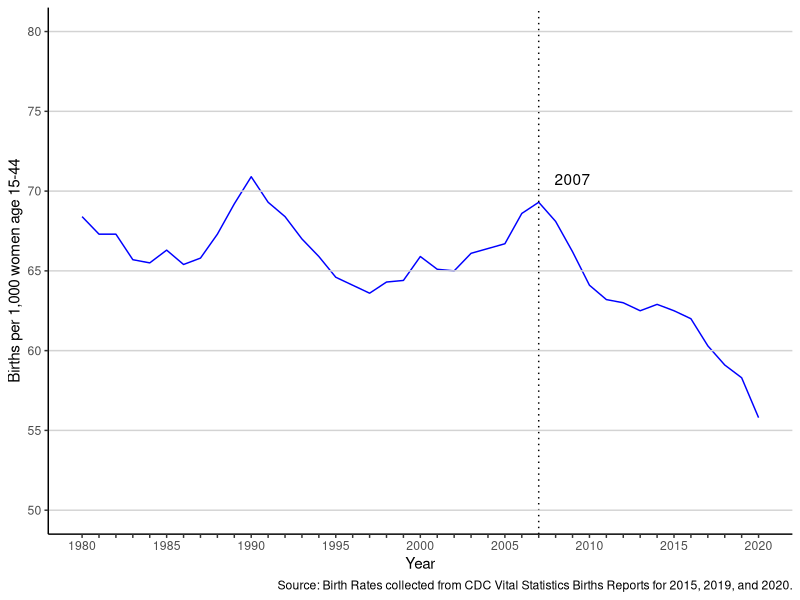
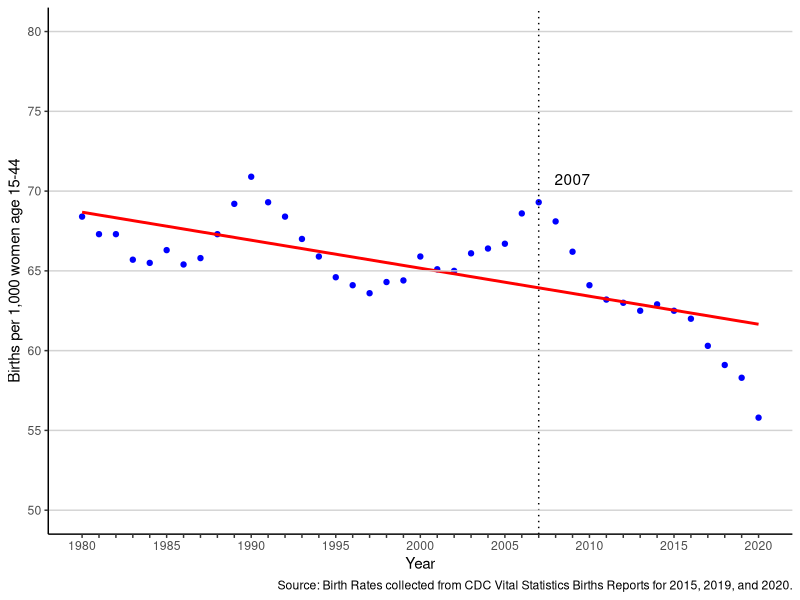
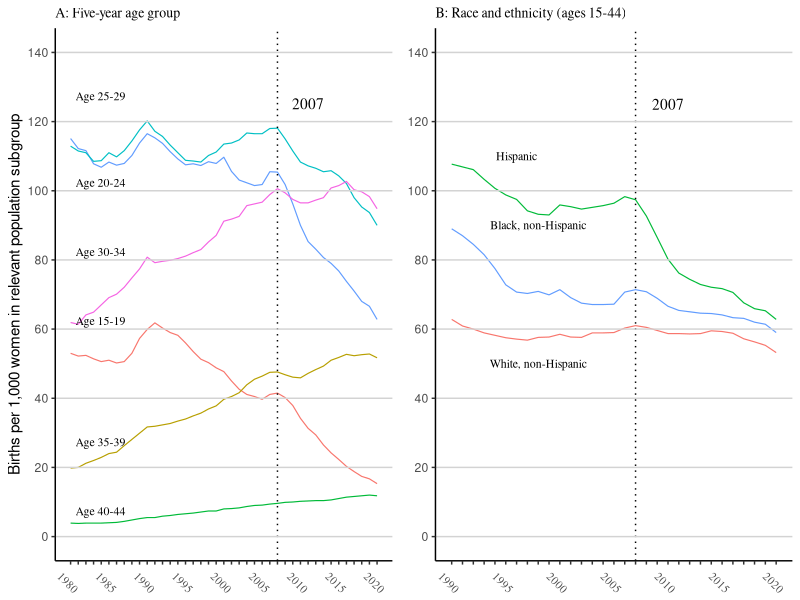
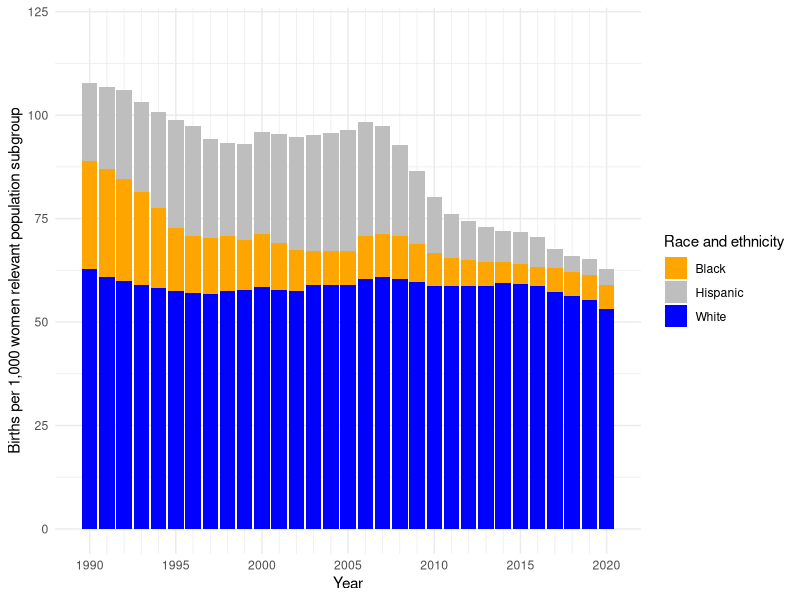

Source code (R) for these figures, in order:
## ---- chunk 1
#| include: false
#| warning: false
#| message: false

library(tidyverse)
library(palmerpenguins)
## ---- chunk 2
#| echo: false
#| eval: true
#| warning: false
#| message: false
#| label: fig-bratetrend-graph
#| fig-cap: "Trend in US Birth Rates"


# Load necessary libraries
library(ggplot2)

# Set seed for reproducibility
set.seed(123)

# Read the data from CSV file
data <- read.csv(file = here::here("outputs/data/fig_1.csv"))

# Plotting the data
ggplot(data, aes(x = year, y = brate_all)) +
  geom_line(color = "blue") +
  geom_vline(xintercept = 2007, linetype = "dotted") +
  annotate("text", x = 2009, y = 70, label = "2007", vjust = -0.5, hjust = 0.5, color = "black") +
  geom_hline(yintercept = seq(50, 80, by = 5), color = "lightgrey") +
  scale_y_continuous(limits = c(50, 80), breaks = seq(50, 80, by = 5)) +
  scale_x_continuous(limits = c(1980, 2020), breaks = seq(1980, 2020, by = 1), labels = function(x) ifelse(x %% 5 == 0, x, "")) +
  labs(x = "Year", y = "Births per 1,000 women age 15-44",
       caption = "Source: Birth Rates collected from CDC Vital Statistics Births Reports for 2015, 2019, and 2020.") +
  theme_classic()
## ---- chunk 3
# Load necessary libraries
library(ggplot2)

# Set seed for reproducibility
set.seed(123)

# Read the data from CSV file
data <- read.csv(file = here::here("outputs/data/fig_1.csv"))

# Plotting the data with scatter plot and trend line
ggplot(data, aes(x = year, y = brate_all)) +
  geom_point(color = "blue") +
  geom_smooth(method = "lm", se = FALSE, color = "red") +
  geom_vline(xintercept = 2007, linetype = "dotted") +
  annotate("text", x = 2009, y = 70, label = "2007", vjust = -0.5, hjust = 0.5, color = "black") +
  geom_hline(yintercept = seq(50, 80, by = 5), color = "lightgrey") +
  scale_y_continuous(limits = c(50, 80), breaks = seq(50, 80, by = 5)) +
  scale_x_continuous(limits = c(1980, 2020), breaks = seq(1980, 2020, by = 1), labels = function(x) ifelse(x %% 5 == 0, x, "")) +
  labs(x = "Year", y = "Births per 1,000 women age 15-44",
       caption = "Source: Birth Rates collected from CDC Vital Statistics Births Reports for 2015, 2019, and 2020.") +
  theme_classic()

## ---- chunk 4
#| echo: false
#| eval: true
#| warning: false
#| message: false
#| label: fig-bratepop-graph
#| fig-cap: "Trends in Birth Rates by Population Subgroup"

# Load necessary libraries
library(ggplot2)
library(gridExtra)

# Set seed for reproducibility
set.seed(123)

# Read the data from CSV file
data <- read.csv(file = here::here("outputs/data/figs_2a_2b.csv"))

# Plotting the first line graph (Graph A)
graph_A <- ggplot(data, aes(x = year)) +
  geom_line(aes(y = brate_1519, color = "blue"), size = 0.4) +
  geom_line(aes(y = brate_2024, color = "orange"), size = 0.4) +
  geom_line(aes(y = brate_2529, color = "grey"), size = 0.4) +
  geom_line(aes(y = brate_3034, color = "yellow"), size = 0.4) +
  geom_line(aes(y = brate_3539, color = "cyan"), size = 0.4) +
  geom_line(aes(y = brate_4044, color = "green"), size = 0.4) +
  geom_text(data = data[data$year == 2020,], aes(x = year, y = brate_1519, label = "Age 15-19"), x = 1980, y = 60, hjust = -0.1, vjust = -0.5, size = 3, family = "Times") +
  geom_text(data = data[data$year == 2020,], aes(x = year, y = brate_2024, label = "Age 20-24"), x = 1980, y = 100, hjust = -0.1, vjust = -0.5, size = 3, family = "Times") +
  geom_text(data = data[data$year == 2020,], aes(x = year, y = brate_2529, label = "Age 25-29"), x = 1980, y = 125 , hjust = -0.1, vjust = -0.5, size = 3, family = "Times") +
  geom_text(data = data[data$year == 2020,], aes(x = year, y = brate_3034, label = "Age 30-34"), x = 1980, y = 80, hjust = -0.1, vjust = -0.5, size = 3, family = "Times") +
  geom_text(data = data[data$year == 2020,], aes(x = year, y = brate_3539, label = "Age 35-39"), x = 1980, y = 25, hjust = -0.1, vjust = -0.5, size = 3, family = "Times") +
  geom_text(data = data[data$year == 2020,], aes(x = year, y = brate_4044, label = "Age 40-44"), x = 1980, y = 5, hjust = -0.1, vjust = -0.5, size = 3, family = "Times") +
  geom_vline(xintercept = 2007, linetype = "dotted") +
  annotate("text", x = 2011, y = 122, label = "2007", vjust = -0.5, hjust = 0.5, color = "black", family = "Times") +
  geom_hline(yintercept = seq(0, 140, by = 20), color = "lightgrey") +
  scale_y_continuous(limits = c(0, 140), breaks = seq(0, 140, by = 20), labels = seq(0, 140, by = 20)) +
  scale_x_continuous(limits = c(1980, 2020), breaks = seq(1980, 2020, by = 1), labels = function(x) ifelse(x %% 5 == 0, x, "")) +
  labs(x = NULL, 
       y = 'Births per 1,000 women in relevant population subgroup',
       title = "A: Five-year age group",
       caption = NULL,
       family = "Times") +
  theme_classic() +
  theme(axis.text.x = element_text(angle = -45, family = "Times", size = 8),
        plot.title = element_text(size = 10, family = "Times"),
        legend.position = "none")

# Plotting the second line graph (Graph B)
graph_B <- ggplot(data, aes(x = year)) +
  geom_line(aes(y = brate_hisp, color = "grey"), size = 0.4) +
  geom_line(aes(y = brate_blacknh, color = "orange"), size = 0.4) +
  geom_line(aes(y = brate_whitenh, color = "blue"), size = 0.4) +
  geom_text(data = data[data$year == 2020,], aes(x = year, y = brate_hisp, label = "Hispanic"), x = 1996, y = 110, size = 3, family = "Times") +
  geom_text(data = data[data$year == 2020,], aes(x = year, y = brate_blacknh, label = "Black, non-Hispanic"), x = 1998, y = 90, size = 3, family = "Times") +
  geom_text(data = data[data$year == 2020,], aes(x = year, y = brate_whitenh, label = "White, non-Hispanic"), x = 1998, y = 50, size = 3, family = "Times") +
  geom_vline(xintercept = 2007, linetype = "dotted") + annotate("text", x = 2010, y = 125, label = "2007", color = "black", family = "Times") +
  geom_hline(yintercept = seq(0, 140, by = 20), color = "lightgrey") + scale_y_continuous(limits = c(0, 140), breaks = seq(0, 140, by = 20), labels = seq(0, 140, by = 20)) + scale_x_continuous(limits = c(1990, 2020), breaks = seq(1990, 2020, by = 1), labels = function(x) ifelse(x %% 5 == 0, x, "")) + labs(x = NULL, y = NULL,
       title = "B: Race and ethnicity (ages 15-44)") +
  theme_classic() +
  theme(axis.text.x = element_text(angle = -45, family = "Times", size = 8),
        plot.title = element_text(size = 10, family = "Times"),
        legend.position = "none")

# Arrange both graphs side by side
grid.arrange(graph_A, graph_B, nrow = 1)

## ---- chunk 5
#| echo: false
#| eval: true
#| warning: false
#| message: false
#| label: tbl-trendssub-table
#| tbl-cap: "Trends in Birth Rates by Population Race and Ethnicity"

# Load necessary libraries
library(dplyr)
library(knitr)
library(kableExtra)

# Read the data from CSV file
data <- read.csv(file = here::here("outputs/data/figs_2a_2b.csv"))

# Filter the data to include years starting from 1990
filtered_data <- data %>%
  filter(year >= 1990)

# Select the required columns and rename them
selected_data <- filtered_data %>%
  select(Year = year, White = brate_whitenh, Black = brate_blacknh, Hispanic = brate_hisp)

# Print the table using additional styling
kable(selected_data, caption = "Trends in Birth Rates by Population Race and Ethnicity (ages 15-44)", format = "html") %>%
  kable_styling(full_width = FALSE) %>%
  add_header_above(c("","Births per 1,000 women" = 3))

## ---- chunk 6
#| echo: false
#| eval: true
#| warning: false
#| message: false
#| label: fig-trendssub-graph
#| fig-cap: "Trends in Birth Rates by Population Race and Ethnicity"

# Load required libraries
library(dplyr)
library(ggplot2)

# Refer to the table a
# Assume selected_data contains the relevant data

# Create bar graphs for each racial/ethnic group
bar_plot <- ggplot(selected_data, aes(x = Year)) +
  geom_bar(aes(y = Hispanic, fill = "Hispanic"), stat = "identity", position = "stack") +
  geom_bar(aes(y = Black, fill = "Black"), stat = "identity", position = "stack") +
  geom_bar(aes(y = White, fill = "White"), stat = "identity", position = "stack") +
  labs(x = "Year",
       y = "Births per 1,000 women relevant population subgroup") +
  scale_fill_manual(values = c(Hispanic = "grey", Black = "orange", White = "blue"),
                    name = "Race and ethnicity") +
  theme_minimal() +
  scale_x_continuous(breaks = seq(1990, 2020, by = 5), minor_breaks = seq(1990, 2020, by = 1)) +
  ylim(0, 120)

# Print the bar plot
print(bar_plot)
